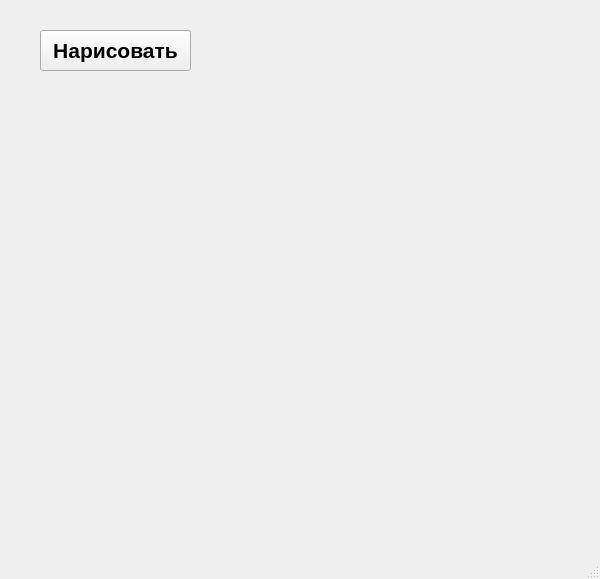
<?xml version="1.0" encoding="UTF-8"?>
<ui version="4.0">
 <class>MainWindow</class>
 <widget class="QMainWindow" name="MainWindow">
  <property name="geometry">
   <rect>
    <x>0</x>
    <y>0</y>
    <width>600</width>
    <height>579</height>
   </rect>
  </property>
  <property name="windowTitle">
   <string>MainWindow</string>
  </property>
  <widget class="QWidget" name="centralwidget">
   <widget class="QPushButton" name="pushButton">
    <property name="geometry">
     <rect>
      <x>40</x>
      <y>30</y>
      <width>151</width>
      <height>41</height>
     </rect>
    </property>
    <property name="font">
     <font>
      <pointsize>16</pointsize>
      <weight>75</weight>
      <bold>true</bold>
     </font>
    </property>
    <property name="text">
     <string>Нарисовать</string>
    </property>
   </widget>
  </widget>
  <widget class="QMenuBar" name="menubar">
   <property name="geometry">
    <rect>
     <x>0</x>
     <y>0</y>
     <width>600</width>
     <height>21</height>
    </rect>
   </property>
  </widget>
  <widget class="QStatusBar" name="statusbar"/>
 </widget>
 <resources/>
 <connections/>
</ui>
